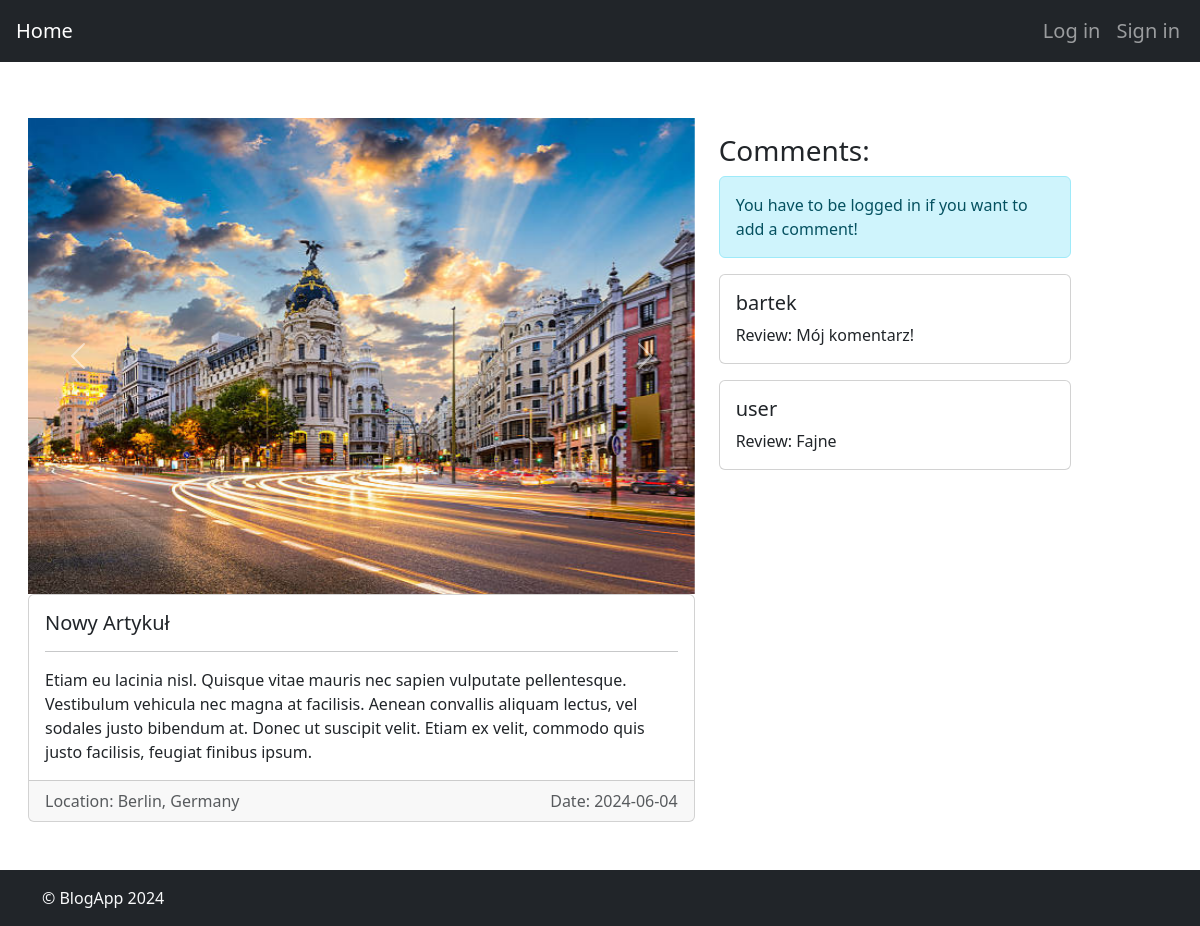
Screenshot of /blogs/1/articles/33/ with the database file from the repository.
### blogApp/models.py (models this page shows, shortened)
class ArticleImage(models.Model):
    article = models.ForeignKey(Article, related_name='article_images', on_delete=models.CASCADE)
    image = models.ImageField(upload_to='article_images')
    def __str__(self):
        return f"Image for {self.article.title}"

class Article(models.Model):
    title = models.CharField(max_length=100)
    content = models.CharField(max_length=2000)
    public = models.BooleanField(default=False)
    password = models.CharField(max_length=100, blank=True)
    date = models.CharField(max_length=100)
    location = models.CharField(max_length=100)
    blog = models.ForeignKey(Blog, on_delete=models.CASCADE)
    images = models.ManyToManyField('ArticleImage', related_name='articles', blank=True)

class Comment(models.Model):
    author = models.ForeignKey(CustomUser, on_delete=models.CASCADE)
    body = models.TextField()
    article = models.ForeignKey(Article, on_delete=models.CASCADE)

class CustomUser(AbstractUser):
    avatar = models.ImageField(upload_to='avatars/', blank=True, null=True)
    isAdmin = models.BooleanField(default=False)
    def __str__(self):
        return self.username

### blogApp/views.py (the view, shortened to what this page needs)
# urls.py: path('blogs/<int:blog_id>/articles/<int:article_id>/', views.article_detail, name='article_detail'),
def article_detail(request, blog_id, article_id):
    article = get_object_or_404(Article, pk=article_id)
    comments = article.comment_set.all()
    images = article.article_images.all()
    if request.method == 'POST':
        form = CommentForm(request.POST)
        if form.is_valid():
            comment = form.save(commit=False)
            comment.author = request.user
            comment.article = article
            comment.save()
            return redirect('article_detail', blog_id=blog_id, article_id=article.id)
    else:
        form = CommentForm()
    return render(request, 'articles/article_detail.html', {'article': article, 'comments': comments, 'form': form, 'blog_id': blog_id, 'images': images})

### blogApp/templates/articles/article_detail.html (shortened to what this page needs)
{% extends 'base.html' %}
{% block content %}
<div class="container-fluid mt-5 mb-3">
    <div class="row">
        <div class="col-md-7 order-1">
            {% if images %}
            <div id="carouselExample" class="carousel slide">
                <div class="carousel-inner">
                    {% for image in images %}
                    <div class="carousel-item {% if forloop.first %}active{% endif %}">
                        <img src="{{ image.image.url }}" alt="{{ image }}" class="d-block w-100"
                            style="max-height:500px">
                    </div>
                    {% endfor %}
                </div>
                <button class="carousel-control-prev" type="button" data-bs-target="#carouselExample"
                    data-bs-slide="prev">
                    <span class="carousel-control-prev-icon" aria-hidden="true"></span>
                </button>
                <button class="carousel-control-next" type="button" data-bs-target="#carouselExample"
                    data-bs-slide="next">
                    <span class="carousel-control-next-icon" aria-hidden="true"></span>
                </button>
            </div>
            {% endif %}
            <div class="card mb-3">
                <div class="card-body">
                    <h5 class="card-title d-flex justify-content-between align-items-center">
                        <span>
                            {{ article.title }}
                        </span>
                    </h5>
                    <hr>
                    <p class="card-text">
                        {{article.content}}
                    </p>
                </div>
                <div class="card-footer text-muted d-flex justify-content-between">
                    <span>Location: {{article.location}}</span> <span>Date: {{article.date}}</span>
                </div>
            </div>
        </div>
        <div class="col-md-5 order-2">
            <h3>Comments: </h3>
            {% if user.is_authenticated %}
            <div class="w-100">
                <form method="POST" class="mb-3">
                    {% csrf_token %}
                    <div class="mb-3">
                        <label for="id_body" class="form-label">Body</label>
                        <textarea name="body" cols="5" rows="3" required="" id="id_body"
                            class="form-control"></textarea>
                    </div>
                    <button type="submit" class="btn btn-primary">Add comment</button>
                </form>
            </div>
            {% else %}
            <div class="alert alert-info w-75" role="alert">
                You have to be logged in if you want to add a comment!
            </div>
            {% endif%}
            {% for comment in comments %}
            <div class="card mb-3 w-75">
                <div class="card-body">
                    <h5 class="card-title">
                        {{comment.author}}
                    </h5>
                    <p class="card-text">Review: {{comment.body}}
                    </p>
                </div>
            </div>
            {% endfor %}
        </div>
    </div>
</div>
{% endblock %}

### rows the page displays
ArticleImage: image (picture)
Article: title "Nowy Artykuł", content "Etiam eu lacinia nisl. Quisque vitae mauris nec sapien vulputate pellentesque. Vestibulum vehicula nec magna at facilisis. Aenean convallis aliquam lectus, vel sodales justo bibendum at. Donec ut suscipit velit. Etiam ex velit, commodo quis justo facilisis, feugiat finibus ipsum.", location "Berlin, Germany", date "2024-06-04"
Comment: author "bartek", body "Mój komentarz!"
Comment: author "user", body "Fajne"
